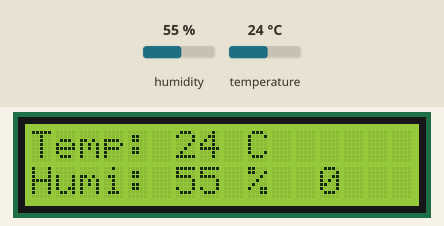
Recording of a sketch running on a simulated Arduino Uno, built with avr-gcc and run on an emulated ATmega328P. Parts: 16×2 character LCD. Inputs (shaded band) come from the test bench; at power-on: humidity 55 %, temperature 24 °C. What the sketch prints to the serial monitor is not drawn.

Above: at 4.7 s.
4.8 s: humidity set to 22 %
At 7.2 s:
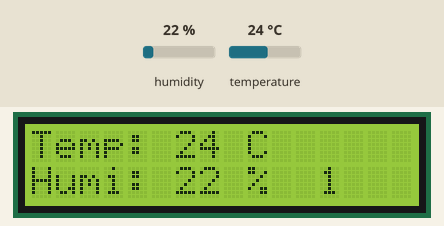
9.7 s: temperature set to 12 °C
At 11.2 s:
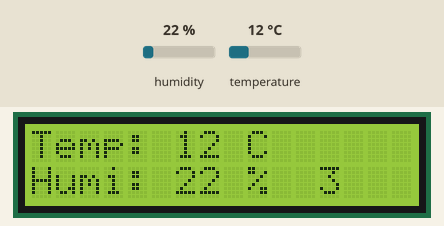
13.8 s: humidity set to 40 %
At 15.2 s:
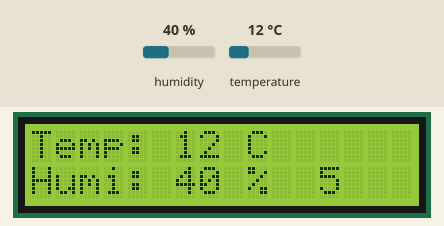
17.9 s: temperature set to 19 °C
At 19.3 s:
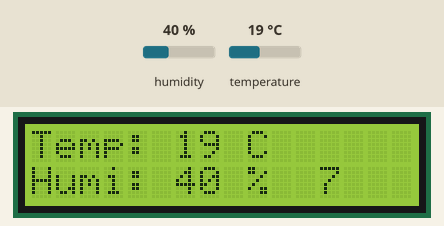
Timing chart, 0 to 20.9 s (numbered marks = the images above; inputs shaded):
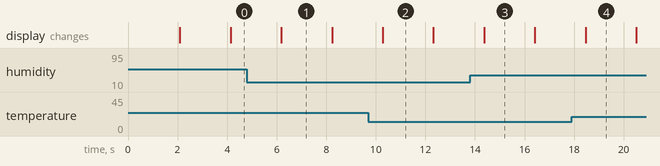

Measured:
- what the display in image 1 shows lasts 2.0 s, from 6.2 s to 8.2 s

The sketch:

210817_DHT_LCD2.ino
```cpp
#include <LiquidCrystal_I2C.h>

#include <DHT.h>
#define pinDHT 11
#define DHTTYPE DHT11
DHT dht(pinDHT, DHTTYPE);

LiquidCrystal_I2C lcd(0x27,16,2);

int count = 0;

void setup() {
  Serial.begin(9600);
  dht.begin();

  lcd.init();
  lcd.backlight();
  lcd.setCursor(0,0);
  lcd.print("210817_DHT_LCD2");
  lcd.setCursor(0,1);
  lcd.print("by B.H Chung");
  delay(2000);
  lcd.clear();
}

void loop() {
  // DHT
  delay(2000);
  int h = dht.readHumidity();
  int t = dht.readTemperature();

  Serial.print("Humidity: ");
  Serial.print(h);
  Serial.print(" %\t");
  Serial.print("Temperature: ");
  Serial.print(t);
  Serial.print(" C   ");
  Serial.println(count);

  lcd.setCursor(0,0);
  lcd.print("Temp: ");
  lcd.print(t);
  lcd.print(" C");
  lcd.setCursor(0,1);
  lcd.print("Humi: ");
  lcd.print(h);
  lcd.print(" %");
  lcd.setCursor(12,1);
  lcd.print(count);

  count += 1;
  if(count > 9999){
    count = 0;
    lcd.clear();
  }
}
```
